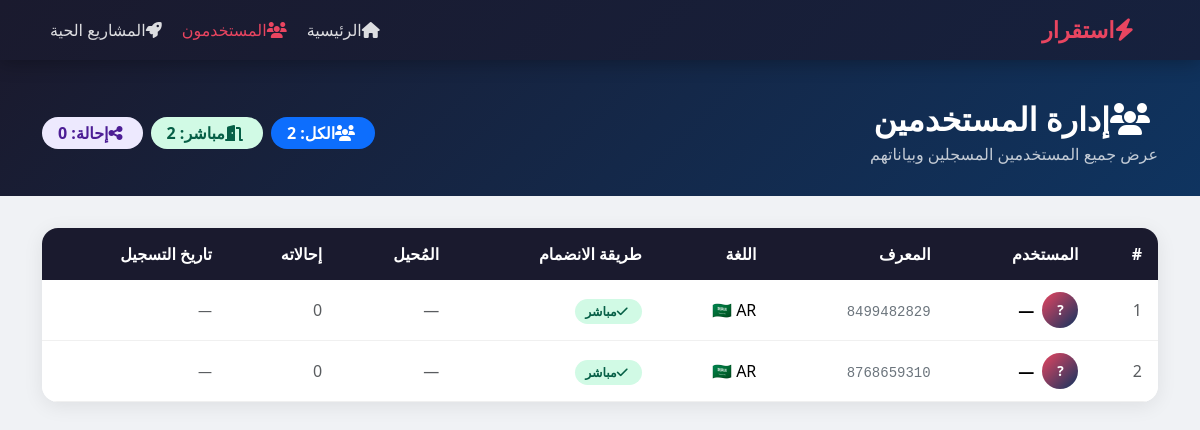
/dashboard, run on the app's committed database.
### tables this page shows
CREATE TABLE users (
            user_id     INTEGER PRIMARY KEY,
            name        TEXT,
            username    TEXT,
            lang        TEXT DEFAULT 'ar',
            sessions    INTEGER DEFAULT 0,
            referred_by INTEGER,
            referral_count INTEGER DEFAULT 0,
            join_type   TEXT DEFAULT 'direct',
            joined_at   TEXT
        , selected_categories TEXT DEFAULT '', feed_started_at TEXT);

### run.py (the view)
@app.get("/dashboard", response_class=HTMLResponse)
def dashboard(request: Request):
    users = get_all_users()
    stats = get_stats()
    return templates.TemplateResponse("dashboard.html", {
        "request": request,
        "users": users,
        "stats": stats
    })

### app/database/db.py (called while the page is built)
def get_conn():
    conn = sqlite3.connect(DB_PATH)
    conn.row_factory = sqlite3.Row
    return conn

def get_all_users():
    conn = get_conn()
    rows = conn.execute("""
        SELECT
            u.user_id,
            u.name,
            u.username,
            u.lang,
            u.sessions,
            u.join_type,
            u.referral_count,
            u.joined_at,
            r.name AS referred_by_name
        FROM users u
        LEFT JOIN users r ON u.referred_by = r.user_id
        ORDER BY u.joined_at DESC
    """).fetchall()
    conn.close()
    return [dict(r) for r in rows]

def get_stats():
    conn = get_conn()
    total    = conn.execute("SELECT COUNT(*) FROM users").fetchone()[0]
    direct   = conn.execute("SELECT COUNT(*) FROM users WHERE join_type = 'direct'").fetchone()[0]
    referral = conn.execute("SELECT COUNT(*) FROM users WHERE join_type = 'referral'").fetchone()[0]
    conn.close()
    return {"total": total, "direct": direct, "referral": referral}

### templates/dashboard.html (shortened to what this page needs)
{% extends "base.html" %}
{% block content %}
<div class="page-header">
    <div class="container">
        <div class="d-flex align-items-center justify-content-between flex-wrap gap-3">
            <div>
                <h2 class="fw-bold mb-1"><i class="fas fa-users me-2"></i>إدارة المستخدمين</h2>
                <p class="opacity-75 mb-0">عرض جميع المستخدمين المسجلين وبياناتهم</p>
            </div>
            <div class="d-flex gap-2 flex-wrap">
                <span class="badge bg-primary rounded-pill px-3 py-2 fs-6">
                    <i class="fas fa-users me-1"></i>الكل: {{ stats.total }}
                </span>
                <span class="badge rounded-pill px-3 py-2 fs-6" style="background:#d1fae5; color:#065f46;">
                    <i class="fas fa-door-open me-1"></i>مباشر: {{ stats.direct }}
                </span>
                <span class="badge rounded-pill px-3 py-2 fs-6" style="background:#ede9fe; color:#4c1d95;">
                    <i class="fas fa-share-alt me-1"></i>إحالة: {{ stats.referral }}
                </span>
            </div>
        </div>
    </div>
</div>
<div class="container pb-5">
    {% if users %}
    <div class="card table-card">
        <div class="table-responsive">
            <table class="table mb-0">
                <thead>
                    <tr>
                        <th>#</th>
                        <th>المستخدم</th>
                        <th>المعرف</th>
                        <th>اللغة</th>
                        <th>طريقة الانضمام</th>
                        <th>المُحيل</th>
                        <th>إحالاته</th>
                        <th>تاريخ التسجيل</th>
                    </tr>
                </thead>
                <tbody>
                    {% for u in users %}
                    <tr>
                        <td class="text-muted">{{ loop.index }}</td>
                        <td>
                            <div class="d-flex align-items-center">
                                <div class="user-avatar">
                                    {{ (u.name or '?')[0] | upper }}
                                </div>
                                <div>
                                    <div class="fw-semibold">{{ u.name or '—' }}</div>
                                </div>
                            </div>
                        </td>
                        <td>
                            <code class="text-secondary">{{ u.user_id }}</code>
                        </td>
                        <td>
                            {% if u.lang == 'ar' %}
                            <span title="العربية">🇸🇦 AR</span>
                            {% else %}
                            <span title="English">🇺🇸 EN</span>
                            {% endif %}
                        </td>
                        <td>
                            {% if u.join_type == 'referral' %}
                            <span class="badge-referral">
                                <i class="fas fa-share-alt me-1"></i>إحالة
                            </span>
                            {% else %}
                            <span class="badge-direct">
                                <i class="fas fa-check me-1"></i>مباشر
                            </span>
                            {% endif %}
                        </td>
                        <td>
                            {% if u.referred_by_name %}
                            <span class="text-purple fw-semibold">{{ u.referred_by_name }}</span>
                            {% else %}
                            <span class="text-muted">—</span>
                            {% endif %}
                        </td>
                        <td>
                            {% if u.referral_count > 0 %}
                            <span class="fw-bold" style="color:#7c3aed;">
                                <i class="fas fa-users me-1"></i>{{ u.referral_count }}
                            </span>
                            {% else %}
                            <span class="text-muted">0</span>
                            {% endif %}
                        </td>
                        <td>
                            <span class="text-muted small">
                                {{ u.joined_at[:16].replace('T', ' ') if u.joined_at else '—' }}
                            </span>
                        </td>
                    </tr>
                    {% endfor %}
                </tbody>
            </table>
        </div>
    </div>
    {% else %}
    <div class="text-center py-5">
        <i class="fas fa-user-slash fs-1 text-muted mb-3 d-block"></i>
        <h5 class="text-muted">لا يوجد مستخدمون مسجلون بعد</h5>
        <p class="text-muted">سيظهر المستخدمون هنا بعد تفاعلهم مع البوت</p>
    </div>
    {% endif %}
</div>
{% endblock %}

### templates/base.html (shortened to what this page needs)
<!DOCTYPE html>
<html lang="ar" dir="rtl">
<head>
    <link href="https://cdn.jsdelivr.net/npm/bootstrap@5.3.2/dist/css/bootstrap.min.css" rel="stylesheet">
    <link href="https://cdnjs.cloudflare.com/ajax/libs/font-awesome/6.5.0/css/all.min.css" rel="stylesheet">
</head>
<body>
<nav class="navbar navbar-expand-lg">
    <div class="container">
        <a class="navbar-brand" href="/">
            <i class="fas fa-bolt me-2"></i>استقرار
        </a>
        <div class="collapse navbar-collapse" id="navMenu">
            <ul class="navbar-nav me-auto">
                <li class="nav-item">
                    <a class="nav-link {% if request.url.path == '/' %}active{% endif %}" href="/">
                        <i class="fas fa-home me-1"></i>الرئيسية
                    </a>
                </li>
                <li class="nav-item">
                    <a class="nav-link {% if request.url.path == '/dashboard' %}active{% endif %}" href="/dashboard">
                        <i class="fas fa-users me-1"></i>المستخدمون
                    </a>
                </li>
                <li class="nav-item">
                    <a class="nav-link {% if request.url.path == '/projects' %}active{% endif %}" href="/projects">
                        <i class="fas fa-rocket me-1"></i>المشاريع الحية
                    </a>
                </li>
            </ul>
        </div>
    </div>
</nav>
{% block content %}{% endblock %}
</body>
</html>

### templates/base.html (style rules this page uses)
body { font-family: 'Segoe UI', Tahoma, Geneva, Verdana, sans-serif; background: #f0f2f5; color: #1a1a2e; }
.navbar { background: linear-gradient(135deg, #1a1a2e 0%, #16213e 100%); box-shadow: 0 2px 20px rgba(0,0,0,0.3); }
.navbar-brand { font-weight: 700; font-size: 1.4rem; color: #e94560 !important; }
.nav-link { color: rgba(255,255,255,0.85) !important; transition: color 0.2s; }
.nav-link:hover, .nav-link.active { color: #e94560 !important; }
.badge-direct { background: #d1fae5; color: #065f46; padding: 4px 10px; border-radius: 20px; font-size: 0.78rem; font-weight: 600; }
.table-card { border: none; border-radius: 16px; box-shadow: 0 4px 20px rgba(0,0,0,0.08); overflow: hidden; }
.table thead th { background: #1a1a2e; color: #fff; border: none; font-weight: 600; padding: 14px 16px; }
.table tbody tr { transition: background 0.15s; }
.table tbody td { padding: 12px 16px; vertical-align: middle; border-color: #f0f0f0; }
.user-avatar { width: 36px; height: 36px; border-radius: 50%; background: linear-gradient(135deg, #e94560, #0f3460); display: inline-flex; align-items: center; justify-content: center; color: white; font-weight: 700; font-size: 0.85rem; margin-left: 8px; }
.page-header { background: linear-gradient(135deg, #1a1a2e 0%, #0f3460 100%); color: white; padding: 40px 0 30px; margin-bottom: 32px; }

### data on the page
users: name "?", name "—", user_id "8499482829", lang "🇸🇦 AR", join_type "مباشر", referral_count "0", joined_at "—"
users: name "?", name "—", user_id "8768659310", lang "🇸🇦 AR", join_type "مباشر", referral_count "0", joined_at "—"

### other printed values
{{ stats.total }} "2"
{{ stats.direct }} "2"
{{ stats.referral }} "0"
